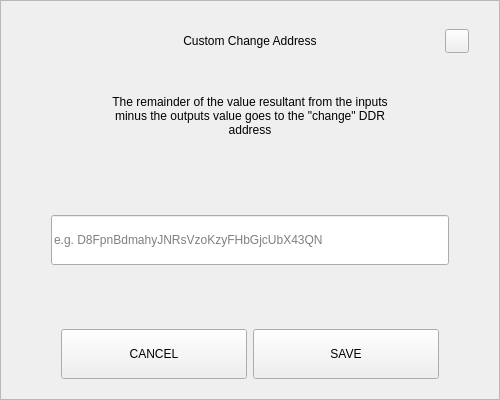
<?xml version="1.0" encoding="UTF-8"?>
<ui version="4.0">
 <class>SendChangeAddressDialog</class>
 <widget class="QDialog" name="SendChangeAddressDialog">
  <property name="geometry">
   <rect>
    <x>0</x>
    <y>0</y>
    <width>500</width>
    <height>400</height>
   </rect>
  </property>
  <property name="windowTitle">
   <string>Dialog</string>
  </property>
  <layout class="QVBoxLayout" name="verticalLayout">
   <property name="spacing">
    <number>0</number>
   </property>
   <property name="leftMargin">
    <number>0</number>
   </property>
   <property name="topMargin">
    <number>0</number>
   </property>
   <property name="rightMargin">
    <number>0</number>
   </property>
   <property name="bottomMargin">
    <number>0</number>
   </property>
   <item>
    <widget class="QFrame" name="frame">
     <property name="styleSheet">
      <string notr="true"/>
     </property>
     <property name="frameShape">
      <enum>QFrame::StyledPanel</enum>
     </property>
     <property name="frameShadow">
      <enum>QFrame::Raised</enum>
     </property>
     <layout class="QVBoxLayout" name="verticalLayout_2" stretch="0,0,0,0,0,0,0">
      <property name="spacing">
       <number>0</number>
      </property>
      <property name="leftMargin">
       <number>30</number>
      </property>
      <property name="topMargin">
       <number>20</number>
      </property>
      <property name="rightMargin">
       <number>30</number>
      </property>
      <property name="bottomMargin">
       <number>20</number>
      </property>
      <item>
       <layout class="QHBoxLayout" name="horizontalLayout_3">
        <property name="spacing">
         <number>0</number>
        </property>
        <item>
         <spacer name="horizontalSpacer_2">
          <property name="orientation">
           <enum>Qt::Horizontal</enum>
          </property>
          <property name="sizeHint" stdset="0">
           <size>
            <width>40</width>
            <height>20</height>
           </size>
          </property>
         </spacer>
        </item>
        <item>
         <widget class="QLabel" name="labelTitle">
          <property name="minimumSize">
           <size>
            <width>0</width>
            <height>40</height>
           </size>
          </property>
          <property name="maximumSize">
           <size>
            <width>16777215</width>
            <height>40</height>
           </size>
          </property>
          <property name="styleSheet">
           <string notr="true">padding-left:24px;</string>
          </property>
          <property name="text">
           <string>Custom Change Address</string>
          </property>
          <property name="alignment">
           <set>Qt::AlignCenter</set>
          </property>
          <property name="margin">
           <number>7</number>
          </property>
         </widget>
        </item>
        <item>
         <spacer name="horizontalSpacer">
          <property name="orientation">
           <enum>Qt::Horizontal</enum>
          </property>
          <property name="sizeHint" stdset="0">
           <size>
            <width>40</width>
            <height>20</height>
           </size>
          </property>
         </spacer>
        </item>
        <item>
         <widget class="QPushButton" name="btnEsc">
          <property name="minimumSize">
           <size>
            <width>24</width>
            <height>24</height>
           </size>
          </property>
          <property name="maximumSize">
           <size>
            <width>24</width>
            <height>24</height>
           </size>
          </property>
          <property name="focusPolicy">
           <enum>Qt::NoFocus</enum>
          </property>
          <property name="text">
           <string/>
          </property>
         </widget>
        </item>
       </layout>
      </item>
      <item>
       <spacer name="verticalSpacer_2">
        <property name="orientation">
         <enum>Qt::Vertical</enum>
        </property>
        <property name="sizeType">
         <enum>QSizePolicy::Fixed</enum>
        </property>
        <property name="sizeHint" stdset="0">
         <size>
          <width>20</width>
          <height>20</height>
         </size>
        </property>
       </spacer>
      </item>
      <item alignment="Qt::AlignHCenter">
       <widget class="QLabel" name="labelMessage">
        <property name="minimumSize">
         <size>
          <width>0</width>
          <height>70</height>
         </size>
        </property>
        <property name="text">
         <string>The remainder of the value resultant from the inputs minus the outputs value goes to the &quot;change&quot; DDR address</string>
        </property>
        <property name="alignment">
         <set>Qt::AlignCenter</set>
        </property>
        <property name="wordWrap">
         <bool>true</bool>
        </property>
       </widget>
      </item>
      <item>
       <spacer name="verticalSpacer_3">
        <property name="orientation">
         <enum>Qt::Vertical</enum>
        </property>
        <property name="sizeHint" stdset="0">
         <size>
          <width>20</width>
          <height>40</height>
         </size>
        </property>
       </spacer>
      </item>
      <item>
       <layout class="QHBoxLayout" name="horizontalLayout_2">
        <property name="spacing">
         <number>0</number>
        </property>
        <property name="leftMargin">
         <number>20</number>
        </property>
        <property name="rightMargin">
         <number>20</number>
        </property>
        <item>
         <widget class="QLineEdit" name="lineEditAddress">
          <property name="minimumSize">
           <size>
            <width>0</width>
            <height>50</height>
           </size>
          </property>
          <property name="placeholderText">
           <string notr="true">e.g. D8FpnBdmahyJNRsVzoKzyFHbGjcUbX43QN</string>
          </property>
         </widget>
        </item>
       </layout>
      </item>
      <item>
       <spacer name="verticalSpacer">
        <property name="orientation">
         <enum>Qt::Vertical</enum>
        </property>
        <property name="sizeHint" stdset="0">
         <size>
          <width>20</width>
          <height>40</height>
         </size>
        </property>
       </spacer>
      </item>
      <item>
       <layout class="QHBoxLayout" name="horizontalLayout" stretch="2,2">
        <property name="spacing">
         <number>6</number>
        </property>
        <property name="leftMargin">
         <number>30</number>
        </property>
        <property name="rightMargin">
         <number>30</number>
        </property>
        <item>
         <widget class="QPushButton" name="btnCancel">
          <property name="minimumSize">
           <size>
            <width>180</width>
            <height>50</height>
           </size>
          </property>
          <property name="focusPolicy">
           <enum>Qt::NoFocus</enum>
          </property>
          <property name="text">
           <string>CANCEL</string>
          </property>
         </widget>
        </item>
        <item>
         <widget class="QPushButton" name="btnSave">
          <property name="minimumSize">
           <size>
            <width>180</width>
            <height>50</height>
           </size>
          </property>
          <property name="focusPolicy">
           <enum>Qt::NoFocus</enum>
          </property>
          <property name="text">
           <string>SAVE</string>
          </property>
         </widget>
        </item>
       </layout>
      </item>
     </layout>
    </widget>
   </item>
  </layout>
 </widget>
 <resources/>
 <connections/>
</ui>
